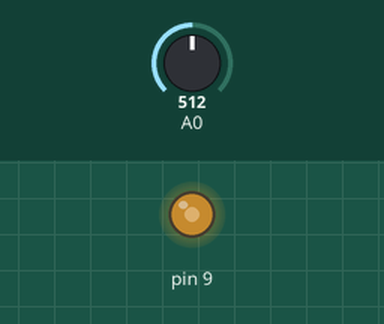
Recording of a sketch running on a simulated Arduino Uno, built with avr-gcc and run on an emulated ATmega328P. On the bench: output pins drawn as LEDs (lit = HIGH). The inputs (shaded band) are chosen by the test bench; at power-on: A0 = 512.

Above: at 1.2 s.
1.3 s: A0 set to 716
At 2.0 s:
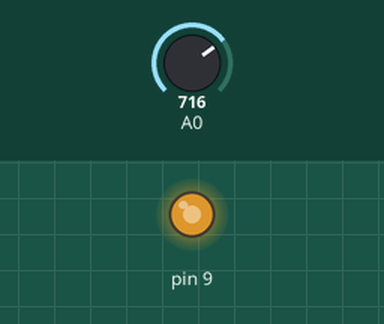
2.8 s: A0 set to 900
At 3.1 s:
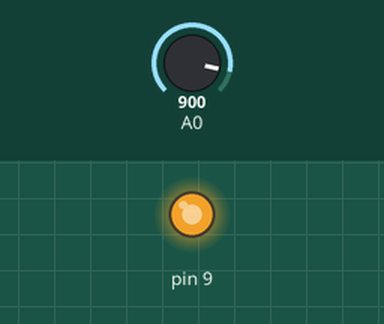
4.3 s: A0 set to 122
At 5.5 s:
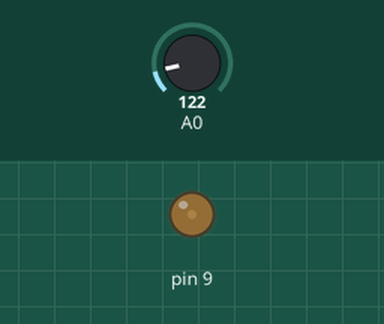
5.8 s: A0 set to 0
At 6.6 s:
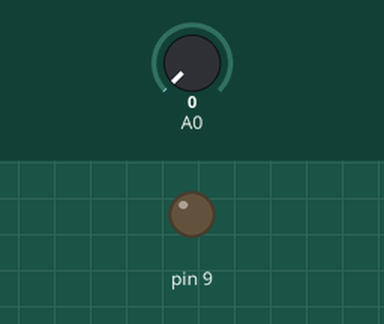
Timing chart, 0 to 8.3 s (numbered marks = the images above; inputs shaded):
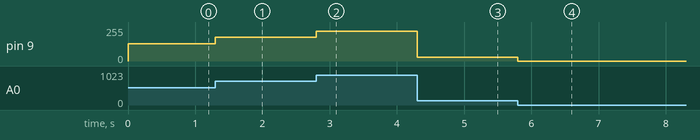

Measured:
- after the input at 1.3 s, pin 9: 128/255 → 179/255 at once
- after the input at 2.8 s, pin 9: 179/255 → 225/255 at once
- after the input at 4.3 s, pin 9: 225/255 → 30/255 at once
- after the input at 5.8 s, pin 9: 30/255 → 0/255 at once

The sketch:

pot-led.ino
```cpp
void setup() {
  pinMode(9,OUTPUT);
  pinMode(A0,INPUT);
  Serial.begin(9600);
}

void loop() {
  int potValue = analogRead(A0);
  analogWrite(9,potValue/4);

}
```
